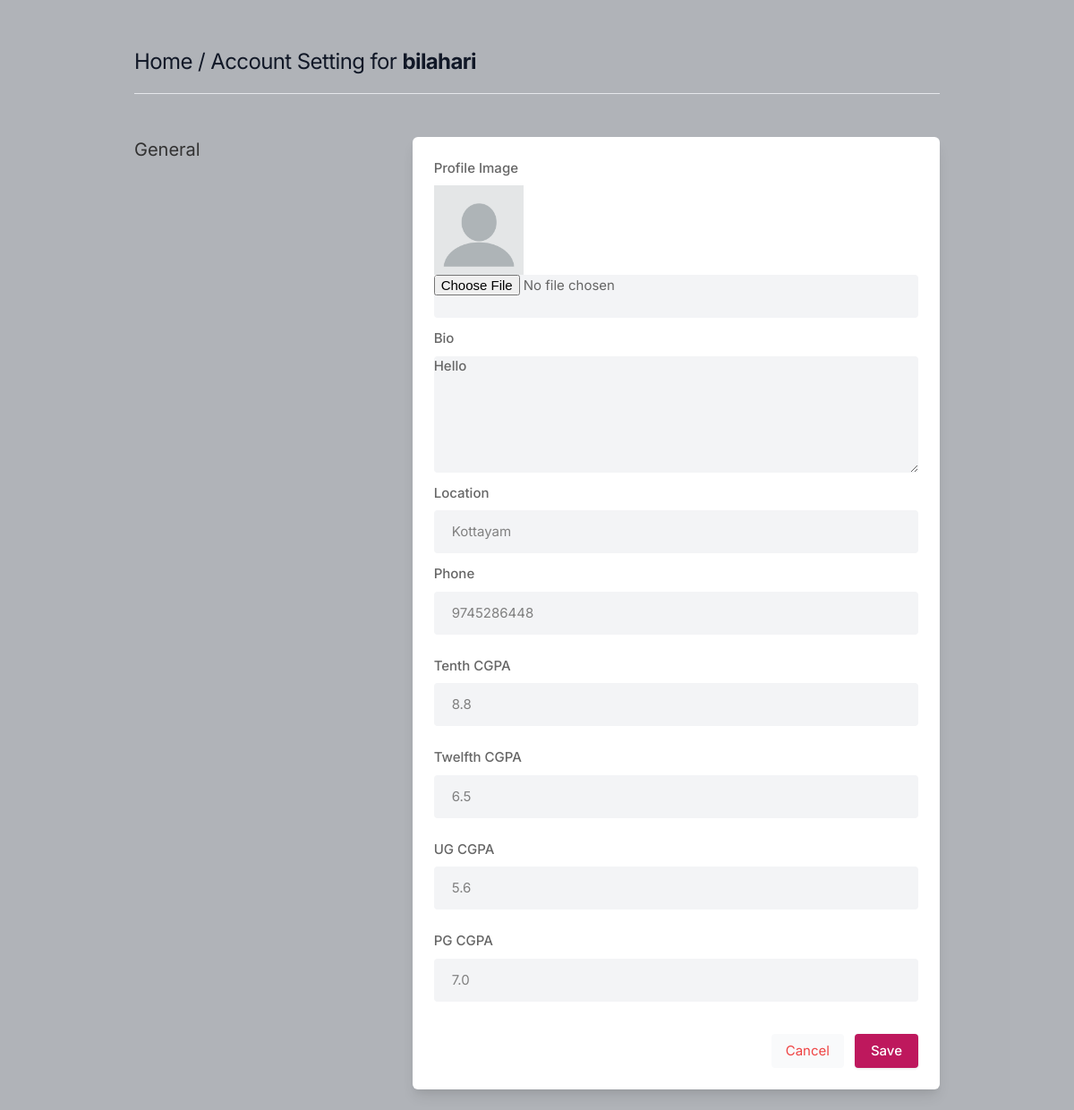
The app's page /settings (signed in) with its own data.
### core/models.py (models this page shows, shortened)
class Profile(models.Model):
    user = models.ForeignKey(User, on_delete=models.CASCADE)
    id_user = models.IntegerField()
    bio = models.TextField(blank=True)
    phone = models.CharField(max_length=10)
    profileimg = models.ImageField(upload_to='profile_images', default='pic.png')
    location = models.CharField(max_length=100, blank=True)
    tenth = models.FloatField(blank=True, default=0)
    twelfth = models.FloatField(blank=True, default=0)
    ug = models.FloatField(blank=True, default=0)
    pg = models.FloatField(blank=True, default=0)

### core/views.py (the view, shortened to what this page needs)
# urls.py: path('settings', views.settings, name='settings'),
@login_required(login_url='signin')
def settings(request):
    user_profile = Profile.objects.get(user=request.user)
    return render(request, 'setting.html', {'user_profile': user_profile})

### templates/setting.html (shortened to what this page needs)
{% load static %}
<!DOCTYPE html>
<html lang="en">
<head>
    <link rel="stylesheet" href="{% static 'assets/css/icons.css' %}">
    <link rel="stylesheet" href="{% static 'assets/css/uikit.css' %}">
    <link rel="stylesheet" href="{% static 'assets/css/style.css' %}">
    <link rel="stylesheet" href="{% static 'assets/css/tailwind.css' %}">
</head>
<body>
            <div class="container m-auto">
                <h1 class="text-2xl leading-none text-gray-900 tracking-tight mt-3"><a href="/">Home</a> / Account Setting for <b>{{user.username}}</b> </h1>
                <br>
                <hr>
                <div class="grid lg:grid-cols-3 mt-12 gap-8">
                    <div>
                        <h3 class="text-xl mb-2"> General</h3>
                    </div>
                    <div class="bg-white rounded-md lg:shadow-lg shadow col-span-2">
                    <form action="" method="POST" enctype="multipart/form-data" onsubmit ="return Val()">
                       <div class="grid grid-cols-2 gap-3 lg:p-6 p-4">
                            <div class="col-span-2">
                                <label for=""> Profile Image</label>
                                <img width="100" height="100" src="{{user_profile.profileimg.url}}" />
                                <input type="file" name="image" value=""  accept="image/png, image/gif, image/jpeg" class="shadow-none bg-gray-100">
                            </div>
                            <div class="col-span-2">
                                <label for="about">Bio</label>
                                <textarea id="about" name="bio" rows="3"  class="shadow-none bg-gray-100">{{user_profile.bio}}</textarea>
                            </div>
                            <div class="col-span-2">
                                <label for=""> Location</label>
                                <input type="text" name="location" value="{{user_profile.location}}" class="shadow-none bg-gray-100">
                            </div>
                           <div class="col-span-2">
                                <label for=""> Phone</label>
                                <input type="text" name="phone" id="phone" value="{{user_profile.phone}}" onkeyup="return Validphone();" class="shadow-none bg-gray-100">
                            </div>
                           <div class="col-span-2">
                                <label for=""> Tenth CGPA</label>
                                <input type="text" name="tenth" id="tenth" value="{{user_profile.tenth}}" onkeyup="return Validten();" class="shadow-none bg-gray-100">
                            </div>
                           <div class="col-span-2">
                                <label for=""> Twelfth CGPA</label>
                                <input type="text" name="twelfth" id="twelfth" value="{{user_profile.twelfth}}" onkeyup="return Validtw();" class="shadow-none bg-gray-100">
                            </div>
                           <div class="col-span-2">
                                <label for=""> UG CGPA</label>
                                <input type="text" name="ug" id="ug" value="{{user_profile.ug}}" onkeyup="return Validug();" class="shadow-none bg-gray-100">
                            </div>
                           <div class="col-span-2">
                                <label for=""> PG CGPA</label>
                                <input type="text" name="pg" id="pg" value="{{user_profile.pg}}" onkeyup="return Validpg();" class="shadow-none bg-gray-100">
                            </div>
                       </div>
                       <div class="bg-gray-10 p-6 pt-0 flex justify-end space-x-3">
                           <button class="p-2 px-4 rounded bg-gray-50 text-red-500"> <a href="/">Cancel</a> </button>
                           <button type="submit" class="button bg-blue-700"> Save </button>
                       </div>
                    </form>
                    </div>
                    </div>
                    <br>
                </div>
</body>
</html>

### static/assets/css/style.css (style rules this page uses)
body { background-color: #B0B3B8!important; }
button { vertical-align: middle; }
span.button, button.button { background-color: #be185d; top: 0; color: #fff; position: relative; padding: 8px 18px; line-height: 22px; position: relative; font-weight: 500; font-size: 15px; display: inline-block; -webkit-transition: all 0.2s ease-in-out; transition: all 0.2s ease-in-out; cursor: pointer; overflow: hidden; border: none; border-radius: 4px; -webkit-box-shadow: 0 1px 3px rgba(0, 0, 0, 0.1); box-shadow: 0 1px 3px rgba(0, 0, 0, 0.1); }
input { height: 48px; line-height: 48px; padding: 0 20px; outline: none; font-size: 15px; color: #808080; max-width: 100%; width: 100%; -webkit-box-sizing: border-box; box-sizing: border-box; display: block; font-weight: 400; opacity: 1; border-radius: 4px; border: none; -webkit-box-shadow: 0 1px 4px 0px rgba(0, 0, 0, 0.12); box-shadow: 0 1px 4px 0px rgba(0, 0, 0, 0.12); }
input[type="text"], input[type="password"], input[type="email"], input[type="number"] { height: 48px; line-height: 48px; padding: 0 20px; outline: none; font-size: 15px; color: #808080; max-width: 100%; width: 100%; -webkit-box-sizing: border-box; box-sizing: border-box; display: block; font-weight: 400; opacity: 1; border-radius: 4px; border: none; -webkit-box-shadow: 0 1px 4px 0px rgba(0, 0, 0, 0.12); box-shadow: 0 1px 4px 0px rgba(0, 0, 0, 0.12); }
textarea { height: 48px; line-height: 48px; padding: 0 20px; outline: none; font-size: 15px; color: #808080; margin: 0 0 16px 0; max-width: 100%; width: 100%; -webkit-box-sizing: border-box; box-sizing: border-box; display: block; background-color: #fff; font-weight: 500; opacity: 1; border-radius: 4px; border: none; -webkit-box-shadow: 0 1px 4px 0px rgba(0, 0, 0, 0.12); box-shadow: 0 1px 4px 0px rgba(0, 0, 0, 0.12); }
input { -webkit-transition: all 0.1s ease-in-out; transition: all 0.1s ease-in-out; }
::placeholder { color: #808080; opacity: 1; }
textarea { height: auto; line-height: 27px; padding: 20px; min-height: 130px; -webkit-transition: none !important; transition: none !important; min-width: 100%; }
label, legend { display: block; font-weight: bold; font-size: 15px; font-weight: 500; margin-bottom: 8px; }
button { border: none; margin: 0; padding: 0; width: auto; overflow: visible; background: transparent; color: inherit; font: inherit; line-height: normal; cursor: pointer; }
a { color: #be185d; -webkit-transition: 0.3s; transition: 0.3s; outline: none !important; }
button { outline: none !important; }
img { max-width: 100%; }
body { color: #666; font-size: 15px; line-height: 27px; background-color: #f0f2f5; font-family: "Inter", sans-serif; text-transform: none; }
h1, h2, h3, h4, h5, h6 { font-family: "Inter", sans-serif; text-transform: none; }
input[type="text"], input[type="password"], input[type="email"] { font-family: "Inter", sans-serif; text-transform: none; }
textarea, select { font-family: "Inter", sans-serif; text-transform: none; }
button, body .pac-container { font-family: "Inter", sans-serif; text-transform: none; }
h1, h2, h3, h4, h5, h6 { color: #333; font-weight: 500; margin: 0; padding: 0; }
h1 { font-size: 32px; }
h3 { font-size: 22px; }
b, strong { font-weight: 700 !important; }
@media (min-width: 1024px) { .container { max-width: 900px !important; padding-top: 45px; } }
.shadow-none { -webkit-box-shadow: none !important; box-shadow: none !important; }

### records on screen
Profile: profileimg (picture), bio "Hello", location "Kottayam", phone "9745286448", tenth "8.8", twelfth "6.5", ug "5.6", pg "7.0"

### other values on screen
{{ user.username }} "bilahari"
